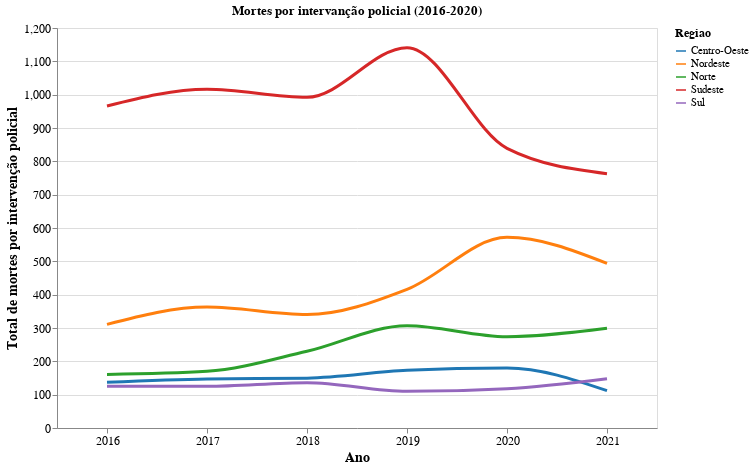

This figure's notebook cell:
### Code cell
# Create the line plot
line_plot = alt.Chart(df_aggregated).mark_line(
    strokeWidth=3,  # Thicker lines for readability
    interpolate='monotone'  # Smooth lines
).encode(
    x=alt.X('ano:O', title='Ano', axis=alt.Axis(labelAngle=0)),  # Treat ano as ordinal
    y=alt.Y('sum(qtd_interv_pol):Q', title='Total de mortes por intervenção policial'),
    color=alt.Color('regiao:N', legend=alt.Legend(title="Regiao"), 
                    scale=alt.Scale(scheme='category10')),  # Color by region
    tooltip=['regiao', 'ano', 'sum(qtd_interv_pol)']  # Optional tooltips
).properties(
    width=600,
    height=400,
    title='Mortes por intervanção policial (2016-2020)'
).configure_axis(
    labelFontSize=12,
    titleFontSize=14
).configure_legend(
    titleFontSize=12,
    labelFontSize=11
)

line_plot

### Figure 1 — Vega-Lite specification as saved in the notebook (floating-point values rounded to 4 significant figures)
{"config": {"view": {"continuousWidth": 300, "continuousHeight": 300}, "axis": {"labelFontSize": 12, "titleFontSize": 14}, "legend": {"labelFontSize": 11, "titleFontSize": 12}}, "data": {"name": "data-7ea0e16087220c9e27f668f4de2583ab"}, "mark": {"type": "line", "interpolate": "monotone", "strokeWidth": 3}, "encoding": {"color": {"field": "regiao", "legend": {"title": "Regiao"}, "scale": {"scheme": "category10"}, "type": "nominal"}, "tooltip": [{"field": "regiao", "type": "nominal"}, {"field": "ano", "type": "quantitative"}, {"aggregate": "sum", "field": "qtd_interv_pol", "type": "quantitative"}], "x": {"axis": {"labelAngle": 0}, "field": "ano", "title": "Ano", "type": "ordinal"}, "y": {"aggregate": "sum", "field": "qtd_interv_pol", "title": "Total de mortes por intervenção policial", "type": "quantitative"}}, "height": 400, "title": "Mortes por intervanção policial (2016-2020)", "width": 600, "$schema": "https://vega.github.io/schema/vega-lite/v5.20.1.json", "datasets": {"data-7ea0e16087220c9e27f668f4de2583ab": [{"ano": 2016, "regiao": "Centro-Oeste", "qtd_interv_pol": 137.2}, {"ano": 2016, "regiao": "Nordeste", "qtd_interv_pol": 311.0}, {"ano": 2016, "regiao": "Norte", "qtd_interv_pol": 160.6}, {"ano": 2016, "regiao": "Sudeste", "qtd_interv_pol": 966.0}, {"ano": 2016, "regiao": "Sul", "qtd_interv_pol": 125.0}, {"ano": 2017, "regiao": "Centro-Oeste", "qtd_interv_pol": 147.0}, {"ano": 2017, "regiao": "Nordeste", "qtd_interv_pol": 363.0}, {"ano": 2017, "regiao": "Norte", "qtd_interv_pol": 170.0}, {"ano": 2017, "regiao": "Sudeste", "qtd_interv_pol": 1016.0}, {"ano": 2017, "regiao": "Sul", "qtd_interv_pol": 125.0}, {"ano": 2018, "regiao": "Centro-Oeste", "qtd_interv_pol": 149.6}, {"ano": 2018, "regiao": "Nordeste", "qtd_interv_pol": 340.4}, {"ano": 2018, "regiao": "Norte", "qtd_interv_pol": 230.0}, {"ano": 2018, "regiao": "Sudeste", "qtd_interv_pol": 992.0}, {"ano": 2018, "regiao": "Sul", "qtd_interv_pol": 136.0}, {"ano": 2019, "regiao": "Centro-Oeste", "qtd_interv_pol": 173.0}, {"ano": 2019, "regiao": "Nordeste", "qtd_interv_pol": 416.0}, {"ano": 2019, "regiao": "Norte", "qtd_interv_pol": 307.0}, {"ano": 2019, "regiao": "Sudeste", "qtd_interv_pol": 1141.0}, {"ano": 2019, "regiao": "Sul", "qtd_interv_pol": 110.0}, {"ano": 2020, "regiao": "Centro-Oeste", "qtd_interv_pol": 180.0}, {"ano": 2020, "regiao": "Nordeste", "qtd_interv_pol": 572.0}, {"ano": 2020, "regiao": "Norte", "qtd_interv_pol": 274.0}, {"ano": 2020, "regiao": "Sudeste", "qtd_interv_pol": 839.0}, {"ano": 2020, "regiao": "Sul", "qtd_interv_pol": 118.0}, {"ano": 2021, "regiao": "Centro-Oeste", "qtd_interv_pol": 112.0}, {"ano": 2021, "regiao": "Nordeste", "qtd_interv_pol": 494.0}, {"ano": 2021, "regiao": "Norte", "qtd_interv_pol": 299.0}, {"ano": 2021, "regiao": "Sudeste", "qtd_interv_pol": 763.0}, {"ano": 2021, "regiao": "Sul", "qtd_interv_pol": 148.0}]}}
